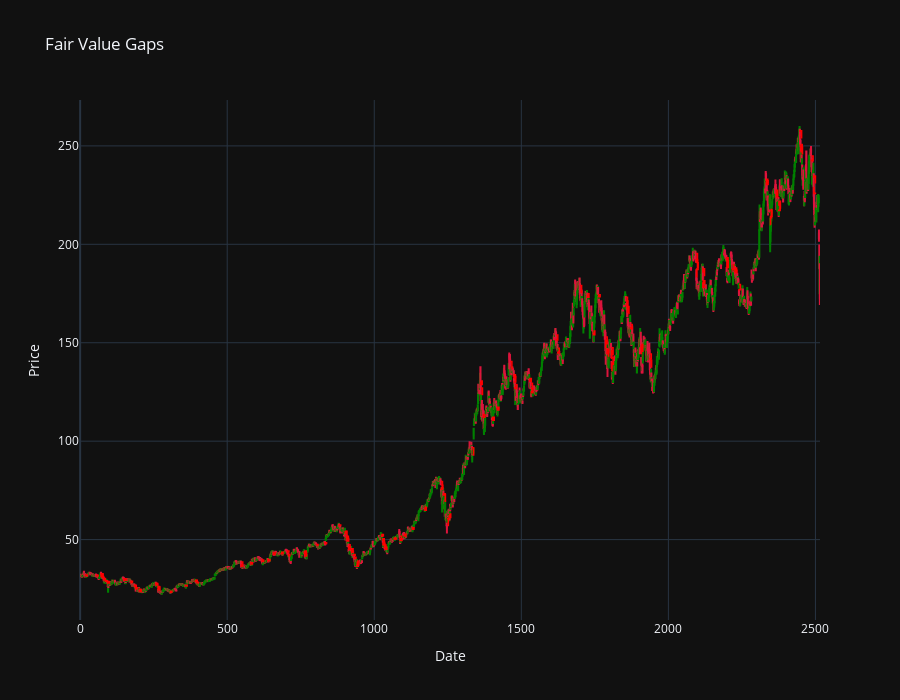

Write notebook code for a chart like this one.
### Markdown cell above
# FAIR VALUE GAPS

### Code cell
df = pd.read_csv("aapl.csv")
df['Date'] = pd.to_datetime(df['Date'], format="mixed")

plot_fvgs(df)

### Figure 1 — Plotly figure (JSON) as saved in the notebook; plotly's stock layout.template omitted (floating-point values rounded to 4 significant figures; data arrays with more than 128 entries replaced by an {"elided": "..."} marker saying what was removed)
{"data": [{"close": {"elided": "2516 float values"}, "decreasing": {"line": {"color": "crimson"}}, "high": {"elided": "2516 float values"}, "increasing": {"line": {"color": "green"}}, "low": {"elided": "2516 float values"}, "name": "Price", "open": {"elided": "2516 float values"}, "type": "candlestick", "x": {"elided": "2516 int values"}}], "layout": {"height": 700, "hovermode": "x unified", "shapes": [{"fillcolor": "rgba(255, 0, 0, 0.3)", "layer": "above", "line": {"color": "red", "dash": "dash", "width": 1.5}, "type": "rect", "x0": 19, "x1": 24, "y0": 32.06, "y1": 31.69}, {"fillcolor": "rgba(255, 0, 0, 0.3)", "layer": "above", "line": {"color": "red", "dash": "dash", "width": 1.5}, "type": "rect", "x0": 56, "x1": 61, "y0": 31.88, "y1": 31.62}, {"fillcolor": "rgba(255, 0, 0, 0.3)", "layer": "above", "line": {"color": "red", "dash": "dash", "width": 1.5}, "type": "rect", "x0": 72, "x1": 77, "y0": 32.67, "y1": 31.38}, {"fillcolor": "rgba(255, 0, 0, 0.3)", "layer": "above", "line": {"color": "red", "dash": "dash", "width": 1.5}, "type": "rect", "x0": 73, "x1": 78, "y0": 32.58, "y1": 31.77}, {"fillcolor": "rgba(255, 0, 0, 0.3)", "layer": "above", "line": {"color": "red", "dash": "dash", "width": 1.5}, "type": "rect", "x0": 75, "x1": 80, "y0": 31.27, "y1": 30.9}, {"fillcolor": "rgba(255, 0, 0, 0.3)", "layer": "above", "line": {"color": "red", "dash": "dash", "width": 1.5}, "type": "rect", "x0": 81, "x1": 86, "y0": 30.23, "y1": 29.43}, {"fillcolor": "rgba(255, 0, 0, 0.3)", "layer": "above", "line": {"color": "red", "dash": "dash", "width": 1.5}, "type": "rect", "x0": 87, "x1": 92, "y0": 29.13, "y1": 28.86}, {"fillcolor": "rgba(255, 0, 0, 0.3)", "layer": "above", "line": {"color": "red", "dash": "dash", "width": 1.5}, "type": "rect", "x0": 94, "x1": 99, "y0": 28.67, "y1": 27.98}, {"fillcolor": "rgba(255, 0, 0, 0.3)", "layer": "above", "line": {"color": "red", "dash": "dash", "width": 1.5}, "type": "rect", "x0": 150, "x1": 155, "y0": 30.16, "y1": 29.52}, {"fillcolor": "rgba(255, 0, 0, 0.3)", "layer": "above", "line": {"color": "red", "dash": "dash", "width": 1.5}, "type": "rect", "x0": 151, "x1": 156, "y0": 30.01, "y1": 29.36}, {"fillcolor": "rgba(255, 0, 0, 0.3)", "layer": "above", "line": {"color": "red", "dash": "dash", "width": 1.5}, "type": "rect", "x0": 173, "x1": 178, "y0": 28.88, "y1": 28.17}, {"fillcolor": "rgba(255, 0, 0, 0.3)", "layer": "above", "line": {"color": "red", "dash": "dash", "width": 1.5}, "type": "rect", "x0": 186, "x1": 191, "y0": 26.8, "y1": 26.34}, {"fillcolor": "rgba(255, 0, 0, 0.3)", "layer": "above", "line": {"color": "red", "dash": "dash", "width": 1.5}, "type": "rect", "x0": 189, "x1": 194, "y0": 25.6, "y1": 25.03}, {"fillcolor": "rgba(255, 0, 0, 0.3)", "layer": "above", "line": {"color": "red", "dash": "dash", "width": 1.5}, "type": "rect", "x0": 202, "x1": 207, "y0": 24.8, "y1": 24.16}, {"fillcolor": "rgba(255, 0, 0, 0.3)", "layer": "above", "line": {"color": "red", "dash": "dash", "width": 1.5}, "type": "rect", "x0": 203, "x1": 208, "y0": 24.52, "y1": 23.63}, {"fillcolor": "rgba(255, 0, 0, 0.3)", "layer": "above", "line": {"color": "red", "dash": "dash", "width": 1.5}, "type": "rect", "x0": 258, "x1": 263, "y0": 27.83, "y1": 27.24}, {"fillcolor": "rgba(255, 0, 0, 0.3)", "layer": "above", "line": {"color": "red", "dash": "dash", "width": 1.5}, "type": "rect", "x0": 259, "x1": 264, "y0": 27.43, "y1": 27}, {"fillcolor": "rgba(255, 0, 0, 0.3)", "layer": "above", "line": {"color": "red", "dash": "dash", "width": 1.5}, "type": "rect", "x0": 265, "x1": 270, "y0": 26.13, "y1": 24.68}, {"fillcolor": "rgba(255, 0, 0, 0.3)", "layer": "above", "line": {"color": "red", "dash": "dash", "width": 1.5}, "type": "rect", "x0": 266, "x1": 271, "y0": 25.98, "y1": 24.47}, {"fillcolor": "rgba(255, 0, 0, 0.3)", "layer": "above", "line": {"color": "red", "dash": "dash", "width": 1.5}, "type": "rect", "x0": 307, "x1": 312, "y0": 23.81, "y1": 23.26}, {"fillcolor": "rgba(255, 0, 0, 0.3)", "layer": "above", "line": {"color": "red", "dash": "dash", "width": 1.5}, "type": "rect", "x0": 359, "x1": 364, "y0": 26.77, "y1": 26.43}, {"fillcolor": "rgba(255, 0, 0, 0.3)", "layer": "above", "line": {"color": "red", "dash": "dash", "width": 1.5}, "type": "rect", "x0": 392, "x1": 397, "y0": 29.25, "y1": 28.93}, {"fillcolor": "rgba(255, 0, 0, 0.3)", "layer": "above", "line": {"color": "red", "dash": "dash", "width": 1.5}, "type": "rect", "x0": 393, "x1": 398, "y0": 29.33, "y1": 28.96}, {"fillcolor": "rgba(255, 0, 0, 0.3)", "layer": "above", "line": {"color": "red", "dash": "dash", "width": 1.5}, "type": "rect", "x0": 397, "x1": 402, "y0": 28.3, "y1": 28.09}, {"fillcolor": "rgba(255, 0, 0, 0.3)", "layer": "above", "line": {"color": "red", "dash": "dash", "width": 1.5}, "type": "rect", "x0": 548, "x1": 553, "y0": 38.6, "y1": 36.52}, {"fillcolor": "rgba(255, 0, 0, 0.3)", "layer": "above", "line": {"color": "red", "dash": "dash", "width": 1.5}, "type": "rect", "x0": 581, "x1": 586, "y0": 38.27, "y1": 37.56}, {"fillcolor": "rgba(255, 0, 0, 0.3)", "layer": "above", "line": {"color": "red", "dash": "dash", "width": 1.5}, "type": "rect", "x0": 619, "x1": 624, "y0": 39.61, "y1": 38.95}, {"fillcolor": "rgba(255, 0, 0, 0.3)", "layer": "above", "line": {"color": "red", "dash": "dash", "width": 1.5}, "type": "rect", "x0": 639, "x1": 644, "y0": 39.81, "y1": 39.27}, {"fillcolor": "rgba(255, 0, 0, 0.3)", "layer": "above", "line": {"color": "red", "dash": "dash", "width": 1.5}, "type": "rect", "x0": 640, "x1": 645, "y0": 39.9, "y1": 39.44}, {"fillcolor": "rgba(255, 0, 0, 0.3)", "layer": "above", "line": {"color": "red", "dash": "dash", "width": 1.5}, "type": "rect", "x0": 658, "x1": 663, "y0": 43.35, "y1": 42.58}, {"fillcolor": "rgba(255, 0, 0, 0.3)", "layer": "above", "line": {"color": "red", "dash": "dash", "width": 1.5}, "type": "rect", "x0": 685, "x1": 690, "y0": 43.52, "y1": 42.87}, {"fillcolor": "rgba(255, 0, 0, 0.3)", "layer": "above", "line": {"color": "red", "dash": "dash", "width": 1.5}, "type": "rect", "x0": 705, "x1": 710, "y0": 44.2, "y1": 43.74}, {"fillcolor": "rgba(255, 0, 0, 0.3)", "layer": "above", "line": {"color": "red", "dash": "dash", "width": 1.5}, "type": "rect", "x0": 708, "x1": 713, "y0": 42.52, "y1": 41.84}, {"fillcolor": "rgba(255, 0, 0, 0.3)", "layer": "above", "line": {"color": "red", "dash": "dash", "width": 1.5}, "type": "rect", "x0": 764, "x1": 769, "y0": 44.22, "y1": 42.8}, {"fillcolor": "rgba(255, 0, 0, 0.3)", "layer": "above", "line": {"color": "red", "dash": "dash", "width": 1.5}, "type": "rect", "x0": 765, "x1": 770, "y0": 43.16, "y1": 41.73}, {"fillcolor": "rgba(255, 0, 0, 0.3)", "layer": "above", "line": {"color": "red", "dash": "dash", "width": 1.5}, "type": "rect", "x0": 804, "x1": 809, "y0": 47.55, "y1": 47.3}, {"fillcolor": "rgba(255, 0, 0, 0.3)", "layer": "above", "line": {"color": "red", "dash": "dash", "width": 1.5}, "type": "rect", "x0": 833, "x1": 838, "y0": 48.4, "y1": 48.05}, {"fillcolor": "rgba(255, 0, 0, 0.3)", "layer": "above", "line": {"color": "red", "dash": "dash", "width": 1.5}, "type": "rect", "x0": 881, "x1": 886, "y0": 57.45, "y1": 57.1}, {"fillcolor": "rgba(255, 0, 0, 0.3)", "layer": "above", "line": {"color": "red", "dash": "dash", "width": 1.5}, "type": "rect", "x0": 901, "x1": 906, "y0": 54.16, "y1": 53.41}, {"fillcolor": "rgba(255, 0, 0, 0.3)", "layer": "above", "line": {"color": "red", "dash": "dash", "width": 1.5}, "type": "rect", "x0": 902, "x1": 907, "y0": 54.2, "y1": 51.1}, {"fillcolor": "rgba(255, 0, 0, 0.3)", "layer": "above", "line": {"color": "red", "dash": "dash", "width": 1.5}, "type": "rect", "x0": 907, "x1": 912, "y0": 51.69, "y1": 49.96}, {"fillcolor": "rgba(255, 0, 0, 0.3)", "layer": "above", "line": {"color": "red", "dash": "dash", "width": 1.5}, "type": "rect", "x0": 908, "x1": 913, "y0": 50.56, "y1": 49.3}, {"fillcolor": "rgba(255, 0, 0, 0.3)", "layer": "above", "line": {"color": "red", "dash": "dash", "width": 1.5}, "type": "rect", "x0": 913, "x1": 918, "y0": 47.37, "y1": 45.37}, {"fillcolor": "rgba(255, 0, 0, 0.3)", "layer": "above", "line": {"color": "red", "dash": "dash", "width": 1.5}, "type": "rect", "x0": 914, "x1": 919, "y0": 46.25, "y1": 45.07}, {"fillcolor": "rgba(255, 0, 0, 0.3)", "layer": "above", "line": {"color": "red", "dash": "dash", "width": 1.5}, "type": "rect", "x0": 923, "x1": 928, "y0": 45.3, "y1": 43.7}, {"fillcolor": "rgba(255, 0, 0, 0.3)", "layer": "above", "line": {"color": "red", "dash": "dash", "width": 1.5}, "type": "rect", "x0": 924, "x1": 929, "y0": 44.07, "y1": 43.62}, {"fillcolor": "rgba(255, 0, 0, 0.3)", "layer": "above", "line": {"color": "red", "dash": "dash", "width": 1.5}, "type": "rect", "x0": 930, "x1": 935, "y0": 42.39, "y1": 42.09}, {"fillcolor": "rgba(255, 0, 0, 0.3)", "layer": "above", "line": {"color": "red", "dash": "dash", "width": 1.5}, "type": "rect", "x0": 933, "x1": 938, "y0": 41.1, "y1": 40.53}, {"fillcolor": "rgba(255, 0, 0, 0.3)", "layer": "above", "line": {"color": "red", "dash": "dash", "width": 1.5}, "type": "rect", "x0": 941, "x1": 946, "y0": 39.12, "y1": 36.43}, {"fillcolor": "rgba(255, 0, 0, 0.3)", "layer": "above", "line": {"color": "red", "dash": "dash", "width": 1.5}, "type": "rect", "x0": 942, "x1": 947, "y0": 38.56, "y1": 37.14}, {"fillcolor": "rgba(255, 0, 0, 0.3)", "layer": "above", "line": {"color": "red", "dash": "dash", "width": 1.5}, "type": "rect", "x0": 1026, "x1": 1031, "y0": 52.56, "y1": 51.85}, {"fillcolor": "rgba(255, 0, 0, 0.3)", "layer": "above", "line": {"color": "red", "dash": "dash", "width": 1.5}, "type": "rect", "x0": 1029, "x1": 1034, "y0": 50.44, "y1": 49.71}, {"fillcolor": "rgba(255, 0, 0, 0.3)", "layer": "above", "line": {"color": "red", "dash": "dash", "width": 1.5}, "type": "rect", "x0": 1030, "x1": 1035, "y0": 49.16, "y1": 47.37}, {"fillcolor": "rgba(255, 0, 0, 0.3)", "layer": "above", "line": {"color": "red", "dash": "dash", "width": 1.5}, "type": "rect", "x0": 1031, "x1": 1036, "y0": 48.19, "y1": 47.42}, {"fillcolor": "rgba(255, 0, 0, 0.3)", "layer": "above", "line": {"color": "red", "dash": "dash", "width": 1.5}, "type": "rect", "x0": 1035, "x1": 1040, "y0": 47.21, "y1": 46.09}, {"fillcolor": "rgba(255, 0, 0, 0.3)", "layer": "above", "line": {"color": "red", "dash": "dash", "width": 1.5}, "type": "rect", "x0": 1038, "x1": 1043, "y0": 46.17, "y1": 45.13}, {"fillcolor": "rgba(255, 0, 0, 0.3)", "layer": "above", "line": {"color": "red", "dash": "dash", "width": 1.5}, "type": "rect", "x0": 1068, "x1": 1073, "y0": 50.67, "y1": 50.35}, {"fillcolor": "rgba(255, 0, 0, 0.3)", "layer": "above", "line": {"color": "red", "dash": "dash", "width": 1.5}, "type": "rect", "x0": 1069, "x1": 1074, "y0": 50.73, "y1": 50.38}, {"fillcolor": "rgba(255, 0, 0, 0.3)", "layer": "above", "line": {"color": "red", "dash": "dash", "width": 1.5}, "type": "rect", "x0": 1088, "x1": 1093, "y0": 51.69, "y1": 49.66}, {"fillcolor": "rgba(255, 0, 0, 0.3)", "layer": "above", "line": {"color": "red", "dash": "dash", "width": 1.5}, "type": "rect", "x0": 1089, "x1": 1094, "y0": 50.41, "y1": 49.52}, {"fillcolor": "rgba(255, 0, 0, 0.3)", "layer": "above", "line": {"color": "red", "dash": "dash", "width": 1.5}, "type": "rect", "x0": 1103, "x1": 1108, "y0": 52.69, "y1": 51.8}, {"fillcolor": "rgba(255, 0, 0, 0.3)", "layer": "above", "line": {"color": "red", "dash": "dash", "width": 1.5}, "type": "rect", "x0": 1130, "x1": 1135, "y0": 56.05, "y1": 55.24}, {"fillcolor": "rgba(255, 0, 0, 0.3)", "layer": "above", "line": {"color": "red", "dash": "dash", "width": 1.5}, "type": "rect", "x0": 1172, "x1": 1177, "y0": 66.47, "y1": 64.88}, {"fillcolor": "rgba(255, 0, 0, 0.3)", "layer": "above", "line": {"color": "red", "dash": "dash", "width": 1.5}, "type": "rect", "x0": 1227, "x1": 1232, "y0": 79.55, "y1": 76.05}, {"fillcolor": "rgba(255, 0, 0, 0.3)", "layer": "above", "line": {"color": "red", "dash": "dash", "width": 1.5}, "type": "rect", "x0": 1228, "x1": 1233, "y0": 77.62, "y1": 75.63}, {"fillcolor": "rgba(255, 0, 0, 0.3)", "layer": "above", "line": {"color": "red", "dash": "dash", "width": 1.5}, "type": "rect", "x0": 1236, "x1": 1241, "y0": 73.28, "y1": 72.7}, {"fillcolor": "rgba(255, 0, 0, 0.3)", "layer": "above", "line": {"color": "red", "dash": "dash", "width": 1.5}, "type": "rect", "x0": 1237, "x1": 1242, "y0": 72.85, "y1": 69.52}, {"fillcolor": "rgba(255, 0, 0, 0.3)", "layer": "above", "line": {"color": "red", "dash": "dash", "width": 1.5}, "type": "rect", "x0": 1247, "x1": 1252, "y0": 60.65, "y1": 57.12}, {"fillcolor": "rgba(255, 0, 0, 0.3)", "layer": "above", "line": {"color": "red", "dash": "dash", "width": 1.5}, "type": "rect", "x0": 1255, "x1": 1260, "y0": 63, "y1": 61.29}, {"fillcolor": "rgba(255, 0, 0, 0.3)", "layer": "above", "line": {"color": "red", "dash": "dash", "width": 1.5}, "type": "rect", "x0": 1333, "x1": 1338, "y0": 96.6, "y1": 92.97}, {"fillcolor": "rgba(255, 0, 0, 0.3)", "layer": "above", "line": {"color": "red", "dash": "dash", "width": 1.5}, "type": "rect", "x0": 1362, "x1": 1367, "y0": 130.5, "y1": 128.8}, {"fillcolor": "rgba(255, 0, 0, 0.3)", "layer": "above", "line": {"color": "red", "dash": "dash", "width": 1.5}, "type": "rect", "x0": 1363, "x1": 1368, "y0": 127, "y1": 123.7}, {"fillcolor": "rgba(255, 0, 0, 0.3)", "layer": "above", "line": {"color": "red", "dash": "dash", "width": 1.5}, "type": "rect", "x0": 1371, "x1": 1376, "y0": 113.6, "y1": 112.2}, {"fillcolor": "rgba(255, 0, 0, 0.3)", "layer": "above", "line": {"color": "red", "dash": "dash", "width": 1.5}, "type": "rect", "x0": 1403, "x1": 1408, "y0": 112.2, "y1": 110.7}, {"fillcolor": "rgba(255, 0, 0, 0.3)", "layer": "above", "line": {"color": "red", "dash": "dash", "width": 1.5}, "type": "rect", "x0": 1419, "x1": 1424, "y0": 117.3, "y1": 115.8}, {"fillcolor": "rgba(255, 0, 0, 0.3)", "layer": "above", "line": {"color": "red", "dash": "dash", "width": 1.5}, "type": "rect", "x0": 1463, "x1": 1468, "y0": 140.4, "y1": 136.7}, {"fillcolor": "rgba(255, 0, 0, 0.3)", "layer": "above", "line": {"color": "red", "dash": "dash", "width": 1.5}, "type": "rect", "x0": 1475, "x1": 1480, "y0": 133.7, "y1": 132.2}, {"fillcolor": "rgba(255, 0, 0, 0.3)", "layer": "above", "line": {"color": "red", "dash": "dash", "width": 1.5}, "type": "rect", "x0": 1476, "x1": 1481, "y0": 132.8, "y1": 130.0}, {"fillcolor": "rgba(255, 0, 0, 0.3)", "layer": "above", "line": {"color": "red", "dash": "dash", "width": 1.5}, "type": "rect", "x0": 1479, "x1": 1484, "y0": 128.8, "y1": 126.7}, {"fillcolor": "rgba(255, 0, 0, 0.3)", "layer": "above", "line": {"color": "red", "dash": "dash", "width": 1.5}, "type": "rect", "x0": 1529, "x1": 1534, "y0": 131.8, "y1": 130.4}, {"fillcolor": "rgba(255, 0, 0, 0.3)", "layer": "above", "line": {"color": "red", "dash": "dash", "width": 1.5}, "type": "rect", "x0": 1533, "x1": 1538, "y0": 129.5, "y1": 126.3}, {"fillcolor": "rgba(255, 0, 0, 0.3)", "layer": "above", "line": {"color": "red", "dash": "dash", "width": 1.5}, "type": "rect", "x0": 1534, "x1": 1539, "y0": 126.8, "y1": 124.6}, {"fillcolor": "rgba(255, 0, 0, 0.3)", "layer": "above", "line": {"color": "red", "dash": "dash", "width": 1.5}, "type": "rect", "x0": 1619, "x1": 1624, "y0": 153.9, "y1": 151.4}, {"fillcolor": "rgba(255, 0, 0, 0.3)", "layer": "above", "line": {"color": "red", "dash": "dash", "width": 1.5}, "type": "rect", "x0": 1624, "x1": 1629, "y0": 147.2, "y1": 144.8}, {"fillcolor": "rgba(255, 0, 0, 0.3)", "layer": "above", "line": {"color": "red", "dash": "dash", "width": 1.5}, "type": "rect", "x0": 1700, "x1": 1705, "y0": 179.1, "y1": 175.3}, {"fillcolor": "rgba(255, 0, 0, 0.3)", "layer": "above", "line": {"color": "red", "dash": "dash", "width": 1.5}, "type": "rect", "x0": 1725, "x1": 1730, "y0": 174.9, "y1": 173.1}, {"fillcolor": "rgba(255, 0, 0, 0.3)", "layer": "above", "line": {"color": "red", "dash": "dash", "width": 1.5}, "type": "rect", "x0": 1745, "x1": 1750, "y0": 156.0, "y1": 154.1}, {"fillcolor": "rgba(255, 0, 0, 0.3)", "layer": "above", "line": {"color": "red", "dash": "dash", "width": 1.5}, "type": "rect", "x0": 1763, "x1": 1768, "y0": 174.4, "y1": 173.4}, {"fillcolor": "rgba(255, 0, 0, 0.3)", "layer": "above", "line": {"color": "red", "dash": "dash", "width": 1.5}, "type": "rect", "x0": 1787, "x1": 1792, "y0": 152.9, "y1": 146.2}, {"fillcolor": "rgba(255, 0, 0, 0.3)", "layer": "above", "line": {"color": "red", "dash": "dash", "width": 1.5}, "type": "rect", "x0": 1792, "x1": 1797, "y0": 146.7, "y1": 141.7}, {"fillcolor": "rgba(255, 0, 0, 0.3)", "layer": "above", "line": {"color": "red", "dash": "dash", "width": 1.5}, "type": "rect", "x0": 1807, "x1": 1812, "y0": 147.5, "y1": 140.8}, {"fillcolor": "rgba(255, 0, 0, 0.3)", "layer": "above", "line": {"color": "red", "dash": "dash", "width": 1.5}, "type": "rect", "x0": 1808, "x1": 1813, "y0": 142.5, "y1": 135.2}, {"fillcolor": "rgba(255, 0, 0, 0.3)", "layer": "above", "line": {"color": "red", "dash": "dash", "width": 1.5}, "type": "rect", "x0": 1856, "x1": 1861, "y0": 173.1, "y1": 169.9}, {"fillcolor": "rgba(255, 0, 0, 0.3)", "layer": "above", "line": {"color": "red", "dash": "dash", "width": 1.5}, "type": "rect", "x0": 1857, "x1": 1862, "y0": 171.3, "y1": 168.7}, {"fillcolor": "rgba(255, 0, 0, 0.3)", "layer": "above", "line": {"color": "red", "dash": "dash", "width": 1.5}, "type": "rect", "x0": 1861, "x1": 1866, "y0": 168.3, "y1": 162.9}, {"fillcolor": "rgba(255, 0, 0, 0.3)", "layer": "above", "line": {"color": "red", "dash": "dash", "width": 1.5}, "type": "rect", "x0": 1872, "x1": 1877, "y0": 159.3, "y1": 157.1}, {"fillcolor": "rgba(255, 0, 0, 0.3)", "layer": "above", "line": {"color": "red", "dash": "dash", "width": 1.5}, "type": "rect", "x0": 1908, "x1": 1913, "y0": 149.1, "y1": 142.8}, {"fillcolor": "rgba(255, 0, 0, 0.3)", "layer": "above", "line": {"color": "red", "dash": "dash", "width": 1.5}, "type": "rect", "x0": 1937, "x1": 1942, "y0": 144.2, "y1": 141.8}, {"fillcolor": "rgba(255, 0, 0, 0.3)", "layer": "above", "line": {"color": "red", "dash": "dash", "width": 1.5}, "type": "rect", "x0": 1938, "x1": 1943, "y0": 141.2, "y1": 137.7}, {"fillcolor": "rgba(255, 0, 0, 0.3)", "layer": "above", "line": {"color": "red", "dash": "dash", "width": 1.5}, "type": "rect", "x0": 2094, "x1": 2099, "y0": 195.3, "y1": 192.4}, {"fillcolor": "rgba(255, 0, 0, 0.3)", "layer": "above", "line": {"color": "red", "dash": "dash", "width": 1.5}, "type": "rect", "x0": 2095, "x1": 2100, "y0": 191.9, "y1": 187.4}, {"fillcolor": "rgba(255, 0, 0, 0.3)", "layer": "above", "line": {"color": "red", "dash": "dash", "width": 1.5}, "type": "rect", "x0": 2096, "x1": 2101, "y0": 190.7, "y1": 183.1}, {"fillcolor": "rgba(255, 0, 0, 0.3)", "layer": "above", "line": {"color": "red", "dash": "dash", "width": 1.5}, "type": "rect", "x0": 2118, "x1": 2123, "y0": 187.6, "y1": 178.2}, {"fillcolor": "rgba(255, 0, 0, 0.3)", "layer": "above", "line": {"color": "red", "dash": "dash", "width": 1.5}, "type": "rect", "x0": 2119, "x1": 2124, "y0": 181.5, "y1": 180.2}, {"fillcolor": "rgba(255, 0, 0, 0.3)", "layer": "above", "line": {"color": "red", "dash": "dash", "width": 1.5}, "type": "rect", "x0": 2198, "x1": 2203, "y0": 193.2, "y1": 188.4}, {"fillcolor": "rgba(255, 0, 0, 0.3)", "layer": "above", "line": {"color": "red", "dash": "dash", "width": 1.5}, "type": "rect", "x0": 2199, "x1": 2204, "y0": 191.7, "y1": 185.9}, {"fillcolor": "rgba(255, 0, 0, 0.3)", "layer": "above", "line": {"color": "red", "dash": "dash", "width": 1.5}, "type": "rect", "x0": 2218, "x1": 2223, "y0": 189.6, "y1": 187.1}, {"fillcolor": "rgba(255, 0, 0, 0.3)", "layer": "above", "line": {"color": "red", "dash": "dash", "width": 1.5}, "type": "rect", "x0": 2227, "x1": 2232, "y0": 188, "y1": 186.2}, {"fillcolor": "rgba(255, 0, 0, 0.3)", "layer": "above", "line": {"color": "red", "dash": "dash", "width": 1.5}, "type": "rect", "x0": 2228, "x1": 2233, "y0": 186.8, "y1": 185.5}, {"fillcolor": "rgba(255, 0, 0, 0.3)", "layer": "above", "line": {"color": "red", "dash": "dash", "width": 1.5}, "type": "rect", "x0": 2240, "x1": 2245, "y0": 179.5, "y1": 176.9}, {"fillcolor": "rgba(255, 0, 0, 0.3)", "layer": "above", "line": {"color": "red", "dash": "dash", "width": 1.5}, "type": "rect", "x0": 2333, "x1": 2338, "y0": 233.1, "y1": 231.5}, {"fillcolor": "rgba(255, 0, 0, 0.3)", "layer": "above", "line": {"color": "red", "dash": "dash", "width": 1.5}, "type": "rect", "x0": 2334, "x1": 2339, "y0": 232.3, "y1": 230.4}, {"fillcolor": "rgba(255, 0, 0, 0.3)", "layer": "above", "line": {"color": "red", "dash": "dash", "width": 1.5}, "type": "rect", "x0": 2346, "x1": 2351, "y0": 217.0, "y1": 213.5}, {"fillcolor": "rgba(255, 0, 0, 0.3)", "layer": "above", "line": {"color": "red", "dash": "dash", "width": 1.5}, "type": "rect", "x0": 2347, "x1": 2352, "y0": 217.7, "y1": 210.0}, {"fillcolor": "rgba(255, 0, 0, 0.3)", "layer": "above", "line": {"color": "red", "dash": "dash", "width": 1.5}, "type": "rect", "x0": 2367, "x1": 2372, "y0": 227.5, "y1": 221.8}, {"fillcolor": "rgba(255, 0, 0, 0.3)", "layer": "above", "line": {"color": "red", "dash": "dash", "width": 1.5}, "type": "rect", "x0": 2375, "x1": 2380, "y0": 219.8, "y1": 217.2}, {"fillcolor": "rgba(255, 0, 0, 0.3)", "layer": "above", "line": {"color": "red", "dash": "dash", "width": 1.5}, "type": "rect", "x0": 2376, "x1": 2381, "y0": 221.9, "y1": 216.9}, {"fillcolor": "rgba(255, 0, 0, 0.3)", "layer": "above", "line": {"color": "red", "dash": "dash", "width": 1.5}, "type": "rect", "x0": 2448, "x1": 2453, "y0": 257.6, "y1": 253.5}, {"fillcolor": "rgba(255, 0, 0, 0.3)", "layer": "above", "line": {"color": "red", "dash": "dash", "width": 1.5}, "type": "rect", "x0": 2450, "x1": 2455, "y0": 250.8, "y1": 249.1}, {"fillcolor": "rgba(255, 0, 0, 0.3)", "layer": "above", "line": {"color": "red", "dash": "dash", "width": 1.5}, "type": "rect", "x0": 2451, "x1": 2456, "y0": 249.4, "y1": 244.2}, {"fillcolor": "rgba(255, 0, 0, 0.3)", "layer": "above", "line": {"color": "red", "dash": "dash", "width": 1.5}, "type": "rect", "x0": 2487, "x1": 2492, "y0": 244.9, "y1": 242.5}, {"fillcolor": "rgba(255, 0, 0, 0.3)", "layer": "above", "line": {"color": "red", "dash": "dash", "width": 1.5}, "type": "rect", "x0": 2495, "x1": 2500, "y0": 234.8, "y1": 225.8}], "title": {"text": "Fair Value Gaps"}, "xaxis": {"rangeslider": {"visible": false}, "title": {"text": "Date"}}, "yaxis": {"title": {"text": "Price"}}}}
